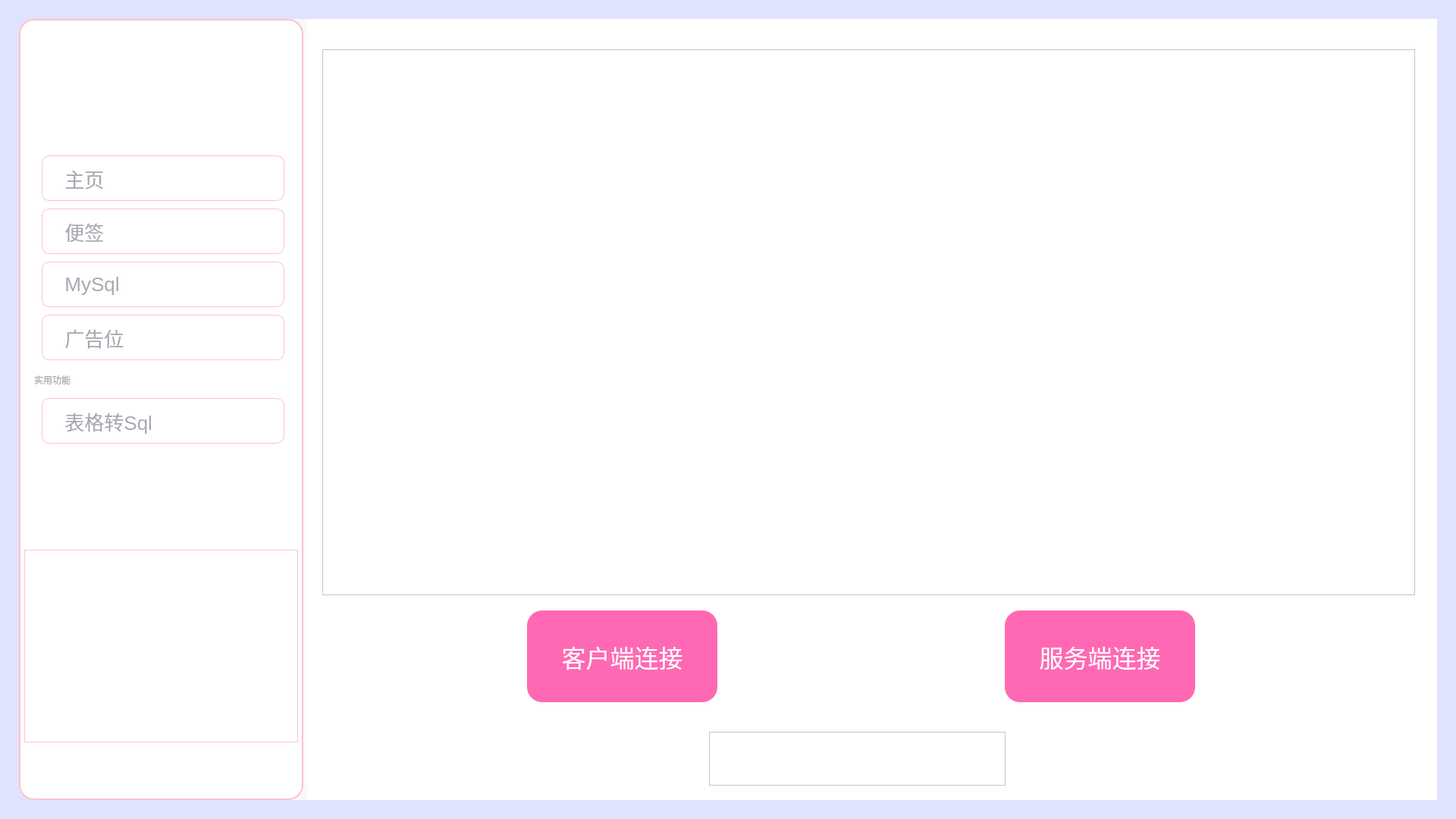
<?xml version="1.0" encoding="UTF-8"?>
<ui version="4.0">
 <class>MainWindow</class>
 <widget class="QMainWindow" name="MainWindow">
  <property name="geometry">
   <rect>
    <x>0</x>
    <y>0</y>
    <width>1920</width>
    <height>1080</height>
   </rect>
  </property>
  <property name="windowTitle">
   <string>MainWindow</string>
  </property>
  <property name="styleSheet">
   <string notr="true">#bg_widget {
    background-color: rgb(224, 227, 255);
}

#main_widget {
    border-radius: 20px;
    background-color: rgb(249, 249, 251);
}

#left_widget, #right_widget {
    border: 2px solid pink;
    border-radius: 20px;
    background-color: white;
}

#left_widget QPushButton {
    color: rgb(168, 168, 179);
    background-color: #FFFFFF;
    border-radius: 10px;
    border: 1px solid pink;
    text-align: left;
    padding-left: 15px;
    font-size: 26px;
}

#left_widget QPushButton:hover {
    color: rgb(109, 119, 203);
    background-color: #EBEDFF;
}

#left_widget QPushButton:!checked {
    background-color: white;
}

#left_widget QPushButton:checked {
    background-color: #EBEDFF;
    color: rgb(109, 119, 203);
}



#left_bg {
    border: 1px solid pink;
}



#tool_label {
    color: rgb(168, 168, 179);
}

#avatar_label {
    background-color: rgb(235, 237, 255);
    border-radius: 28px;
}

#name_label {
    color: rgb(108, 109, 129);
    background-color: transparent;
    font-size: 22px;
    border: none;
}

#user_label {
    color: rgb(182, 183, 193);
    background-color: transparent;
    font-size: 16px;
    border: none;
}

#notification_label {
    color: rgb(249, 249, 251);
    background-color: rgb(249, 249, 251);
    border: none;
    border-radius: 26px;
}


#right_main_widget {
    background-color: rgb(109, 119, 203);
    border-radius: 26px;
}

#right_note_1 {
    color: white;
    font-size: 25px;
}

#right_note_2 {
    color: rgb(160, 167, 222);
    font-size: 18px;
}

#right_frame {
    background-color: white;
    border-radius: 12px;
}

#attachment_button {
    background-color: rgb(240, 241, 250);
    border-radius: 12px;
    border: none;
}

#link_label {
    color: rgb(166, 167, 179);
    font-size: 19px;
    border: none;
    border-radius: 12px;
}

#account_label {
    color: rgb(90, 92, 114);
    font-size: 30px;
    background-color: transparent;
}

#right_widget #label_1,
#right_widget #label_2,
#right_widget #label_3,
#right_widget #label_4 {
    color: rgb(249, 249, 251);
    background-color: rgb(249, 249, 251);
    border: none;
    border-radius: 26px;
}

#right_widget #button_1,
#right_widget #button_2,
#right_widget #button_3,
#right_widget #button_4 {
    background-color: rgb(240, 241, 250);
    border-radius: 12px;
    border: none;
}

#right_widget #frame_1,
#right_widget #frame_2,
#right_widget #frame_3,
#right_widget #frame_4 {
    border: 1px solid cadetblue;
    border-radius: 18px;
}

#page {
    background-color: white;
    border-radius: 18px;
    border: 2px solid pink;
}

#search_frame {
    border: 2px solid black;
    border-radius: 12px;
    background-color: transparent;
}

#search_icon {
    border: none;
}

#search_edit {
    color: black;
    border: none;
    background-color: transparent;
}

#search_button {

    background-color: #34cceb;
    border: 2px solid #1aadff;
    border-radius: 5px;
    color: black;
    padding: 5px 10px;
}

#search_button:hover {
    background-color: #1aadff;
}

#search_button:pressed {
    background-color: #0099ff;
}

#search_button:disabled {
    background-color: #BBBBBB;
    border: 2px solid #888888;
    color: #888888;
}

QPushButton#logout_button {
    background-color: #FF3333;
    color: white;
    border: none;
    border-radius: 12px;
    font-size: 40px;
    padding: 8px 16px;
}

QPushButton#logout_button:hover {
    background-color: #FF6666;
}

QPushButton#logout_button:pressed {
    background-color: #CC0000;
    border: none;
}</string>
  </property>
  <widget class="QWidget" name="bg_widget">
   <property name="styleSheet">
    <string notr="true"/>
   </property>
   <widget class="QWidget" name="main_widget" native="true">
    <property name="geometry">
     <rect>
      <x>25</x>
      <y>25</y>
      <width>1870</width>
      <height>1030</height>
     </rect>
    </property>
    <widget class="QWidget" name="left_widget" native="true">
     <property name="geometry">
      <rect>
       <x>0</x>
       <y>0</y>
       <width>375</width>
       <height>1030</height>
      </rect>
     </property>
     <property name="styleSheet">
      <string notr="true"/>
     </property>
     <widget class="QLabel" name="logo">
      <property name="geometry">
       <rect>
        <x>30</x>
        <y>0</y>
        <width>320</width>
        <height>180</height>
       </rect>
      </property>
      <property name="text">
       <string/>
      </property>
     </widget>
     <widget class="QPushButton" name="home_button">
      <property name="geometry">
       <rect>
        <x>30</x>
        <y>180</y>
        <width>320</width>
        <height>60</height>
       </rect>
      </property>
      <property name="cursor">
       <cursorShape>PointingHandCursor</cursorShape>
      </property>
      <property name="focusPolicy">
       <enum>Qt::StrongFocus</enum>
      </property>
      <property name="styleSheet">
       <string notr="true">#home_button::icon {
    margin-right: 27px;
}</string>
      </property>
      <property name="text">
       <string>  主页</string>
      </property>
      <property name="iconSize">
       <size>
        <width>32</width>
        <height>32</height>
       </size>
      </property>
      <property name="checkable">
       <bool>true</bool>
      </property>
     </widget>
     <widget class="QPushButton" name="note_button">
      <property name="geometry">
       <rect>
        <x>30</x>
        <y>250</y>
        <width>320</width>
        <height>60</height>
       </rect>
      </property>
      <property name="cursor">
       <cursorShape>PointingHandCursor</cursorShape>
      </property>
      <property name="focusPolicy">
       <enum>Qt::StrongFocus</enum>
      </property>
      <property name="styleSheet">
       <string notr="true">#home_button::icon {
    margin-right: 27px;
}</string>
      </property>
      <property name="text">
       <string>  便签</string>
      </property>
      <property name="iconSize">
       <size>
        <width>32</width>
        <height>32</height>
       </size>
      </property>
      <property name="checkable">
       <bool>true</bool>
      </property>
     </widget>
     <widget class="QPushButton" name="mysql_button">
      <property name="geometry">
       <rect>
        <x>30</x>
        <y>320</y>
        <width>320</width>
        <height>60</height>
       </rect>
      </property>
      <property name="cursor">
       <cursorShape>PointingHandCursor</cursorShape>
      </property>
      <property name="focusPolicy">
       <enum>Qt::StrongFocus</enum>
      </property>
      <property name="styleSheet">
       <string notr="true">#home_button::icon {
    margin-right: 27px;
}</string>
      </property>
      <property name="text">
       <string>  MySql</string>
      </property>
      <property name="iconSize">
       <size>
        <width>32</width>
        <height>32</height>
       </size>
      </property>
      <property name="checkable">
       <bool>true</bool>
      </property>
     </widget>
     <widget class="QPushButton" name="adv_button">
      <property name="geometry">
       <rect>
        <x>30</x>
        <y>390</y>
        <width>320</width>
        <height>60</height>
       </rect>
      </property>
      <property name="cursor">
       <cursorShape>PointingHandCursor</cursorShape>
      </property>
      <property name="focusPolicy">
       <enum>Qt::StrongFocus</enum>
      </property>
      <property name="styleSheet">
       <string notr="true">#home_button::icon {
    margin-right: 27px;
}</string>
      </property>
      <property name="text">
       <string>  广告位</string>
      </property>
      <property name="iconSize">
       <size>
        <width>32</width>
        <height>32</height>
       </size>
      </property>
      <property name="checkable">
       <bool>true</bool>
      </property>
     </widget>
     <widget class="QLabel" name="tool_label">
      <property name="geometry">
       <rect>
        <x>20</x>
        <y>460</y>
        <width>91</width>
        <height>31</height>
       </rect>
      </property>
      <property name="text">
       <string>实用功能</string>
      </property>
     </widget>
     <widget class="QPushButton" name="table_to_sql_button">
      <property name="geometry">
       <rect>
        <x>30</x>
        <y>500</y>
        <width>320</width>
        <height>60</height>
       </rect>
      </property>
      <property name="cursor">
       <cursorShape>PointingHandCursor</cursorShape>
      </property>
      <property name="focusPolicy">
       <enum>Qt::StrongFocus</enum>
      </property>
      <property name="styleSheet">
       <string notr="true">#home_button::icon {
    margin-right: 27px;
}</string>
      </property>
      <property name="text">
       <string>  表格转Sql</string>
      </property>
      <property name="iconSize">
       <size>
        <width>32</width>
        <height>32</height>
       </size>
      </property>
      <property name="checkable">
       <bool>true</bool>
      </property>
     </widget>
     <widget class="QLabel" name="left_bg">
      <property name="geometry">
       <rect>
        <x>7</x>
        <y>700</y>
        <width>361</width>
        <height>254</height>
       </rect>
      </property>
      <property name="text">
       <string/>
      </property>
     </widget>
    </widget>
    <widget class="QStackedWidget" name="stackedWidget">
     <property name="geometry">
      <rect>
       <x>380</x>
       <y>0</y>
       <width>1490</width>
       <height>1030</height>
      </rect>
     </property>
     <property name="styleSheet">
      <string notr="true">background-color: rgb(255, 255, 255);</string>
     </property>
     <property name="currentIndex">
      <number>3</number>
     </property>
     <widget class="QWidget" name="page">
      <property name="styleSheet">
       <string notr="true"/>
      </property>
      <widget class="QWidget" name="right_widget" native="true">
       <property name="geometry">
        <rect>
         <x>995</x>
         <y>0</y>
         <width>495</width>
         <height>1030</height>
        </rect>
       </property>
       <property name="styleSheet">
        <string notr="true"/>
       </property>
       <widget class="QWidget" name="right_main_widget" native="true">
        <property name="geometry">
         <rect>
          <x>30</x>
          <y>143</y>
          <width>430</width>
          <height>200</height>
         </rect>
        </property>
        <property name="styleSheet">
         <string notr="true"/>
        </property>
        <widget class="QLabel" name="right_note_1">
         <property name="geometry">
          <rect>
           <x>30</x>
           <y>35</y>
           <width>281</width>
           <height>25</height>
          </rect>
         </property>
         <property name="text">
          <string>Invite friend</string>
         </property>
        </widget>
        <widget class="QLabel" name="right_note_2">
         <property name="geometry">
          <rect>
           <x>30</x>
           <y>70</y>
           <width>341</width>
           <height>21</height>
          </rect>
         </property>
         <property name="text">
          <string>Invite you friend use your code</string>
         </property>
        </widget>
        <widget class="QFrame" name="right_frame">
         <property name="geometry">
          <rect>
           <x>28</x>
           <y>115</y>
           <width>380</width>
           <height>55</height>
          </rect>
         </property>
         <property name="frameShape">
          <enum>QFrame::StyledPanel</enum>
         </property>
         <property name="frameShadow">
          <enum>QFrame::Raised</enum>
         </property>
         <widget class="QPushButton" name="attachment_button">
          <property name="geometry">
           <rect>
            <x>320</x>
            <y>0</y>
            <width>60</width>
            <height>55</height>
           </rect>
          </property>
          <property name="cursor">
           <cursorShape>PointingHandCursor</cursorShape>
          </property>
          <property name="text">
           <string/>
          </property>
          <property name="iconSize">
           <size>
            <width>32</width>
            <height>32</height>
           </size>
          </property>
         </widget>
         <widget class="QLabel" name="link_label">
          <property name="geometry">
           <rect>
            <x>0</x>
            <y>0</y>
            <width>320</width>
            <height>55</height>
           </rect>
          </property>
          <property name="text">
           <string>https://github.com/yuri2078</string>
          </property>
          <property name="alignment">
           <set>Qt::AlignCenter</set>
          </property>
         </widget>
        </widget>
       </widget>
       <widget class="QLabel" name="avatar_label">
        <property name="geometry">
         <rect>
          <x>35</x>
          <y>45</y>
          <width>56</width>
          <height>56</height>
         </rect>
        </property>
        <property name="text">
         <string/>
        </property>
       </widget>
       <widget class="QLabel" name="name_label">
        <property name="geometry">
         <rect>
          <x>120</x>
          <y>45</y>
          <width>87</width>
          <height>31</height>
         </rect>
        </property>
        <property name="text">
         <string>夏亦寒</string>
        </property>
       </widget>
       <widget class="QLabel" name="user_label">
        <property name="geometry">
         <rect>
          <x>120</x>
          <y>80</y>
          <width>87</width>
          <height>21</height>
         </rect>
        </property>
        <property name="text">
         <string>root</string>
        </property>
       </widget>
       <widget class="QLabel" name="notification_label">
        <property name="geometry">
         <rect>
          <x>413</x>
          <y>45</y>
          <width>52</width>
          <height>52</height>
         </rect>
        </property>
        <property name="text">
         <string/>
        </property>
       </widget>
       <widget class="QLabel" name="account_label">
        <property name="geometry">
         <rect>
          <x>30</x>
          <y>380</y>
          <width>321</width>
          <height>51</height>
         </rect>
        </property>
        <property name="text">
         <string>My social account</string>
        </property>
       </widget>
       <widget class="QFrame" name="frame_1">
        <property name="geometry">
         <rect>
          <x>32</x>
          <y>450</y>
          <width>430</width>
          <height>110</height>
         </rect>
        </property>
        <property name="styleSheet">
         <string notr="true">#label_1_1{
	color: rgb(201, 202, 209);
}

#label_1_2{
	color: rgb(90, 92, 114);
}</string>
        </property>
        <property name="frameShape">
         <enum>QFrame::StyledPanel</enum>
        </property>
        <property name="frameShadow">
         <enum>QFrame::Raised</enum>
        </property>
        <widget class="QLabel" name="label_1">
         <property name="geometry">
          <rect>
           <x>25</x>
           <y>30</y>
           <width>52</width>
           <height>52</height>
          </rect>
         </property>
         <property name="styleSheet">
          <string notr="true"/>
         </property>
         <property name="text">
          <string/>
         </property>
        </widget>
        <widget class="QPushButton" name="button_1">
         <property name="geometry">
          <rect>
           <x>350</x>
           <y>30</y>
           <width>60</width>
           <height>55</height>
          </rect>
         </property>
         <property name="cursor">
          <cursorShape>PointingHandCursor</cursorShape>
         </property>
         <property name="text">
          <string/>
         </property>
         <property name="iconSize">
          <size>
           <width>32</width>
           <height>32</height>
          </size>
         </property>
        </widget>
        <widget class="QLabel" name="label_1_1">
         <property name="geometry">
          <rect>
           <x>97</x>
           <y>30</y>
           <width>241</width>
           <height>21</height>
          </rect>
         </property>
         <property name="font">
          <font>
           <pointsize>18</pointsize>
          </font>
         </property>
         <property name="text">
          <string>Github account</string>
         </property>
        </widget>
        <widget class="QLabel" name="label_1_2">
         <property name="geometry">
          <rect>
           <x>97</x>
           <y>60</y>
           <width>111</width>
           <height>31</height>
          </rect>
         </property>
         <property name="font">
          <font>
           <pointsize>16</pointsize>
           <weight>75</weight>
           <bold>true</bold>
           <underline>false</underline>
          </font>
         </property>
         <property name="text">
          <string>Good Luck</string>
         </property>
        </widget>
       </widget>
       <widget class="QFrame" name="frame_2">
        <property name="geometry">
         <rect>
          <x>30</x>
          <y>580</y>
          <width>430</width>
          <height>110</height>
         </rect>
        </property>
        <property name="styleSheet">
         <string notr="true">#label_1_3{
	color: rgb(201, 202, 209);
}

#label_1_4{
	color: rgb(90, 92, 114);
}</string>
        </property>
        <property name="frameShape">
         <enum>QFrame::StyledPanel</enum>
        </property>
        <property name="frameShadow">
         <enum>QFrame::Raised</enum>
        </property>
        <widget class="QLabel" name="label_2">
         <property name="geometry">
          <rect>
           <x>25</x>
           <y>30</y>
           <width>52</width>
           <height>52</height>
          </rect>
         </property>
         <property name="styleSheet">
          <string notr="true"/>
         </property>
         <property name="text">
          <string/>
         </property>
        </widget>
        <widget class="QPushButton" name="button_2">
         <property name="geometry">
          <rect>
           <x>350</x>
           <y>30</y>
           <width>60</width>
           <height>55</height>
          </rect>
         </property>
         <property name="cursor">
          <cursorShape>PointingHandCursor</cursorShape>
         </property>
         <property name="text">
          <string/>
         </property>
         <property name="iconSize">
          <size>
           <width>32</width>
           <height>32</height>
          </size>
         </property>
        </widget>
        <widget class="QLabel" name="label_1_3">
         <property name="geometry">
          <rect>
           <x>97</x>
           <y>30</y>
           <width>241</width>
           <height>21</height>
          </rect>
         </property>
         <property name="font">
          <font>
           <pointsize>18</pointsize>
          </font>
         </property>
         <property name="text">
          <string>Bilibili account</string>
         </property>
        </widget>
        <widget class="QLabel" name="label_1_4">
         <property name="geometry">
          <rect>
           <x>97</x>
           <y>60</y>
           <width>111</width>
           <height>31</height>
          </rect>
         </property>
         <property name="font">
          <font>
           <pointsize>16</pointsize>
           <weight>75</weight>
           <bold>true</bold>
           <underline>false</underline>
          </font>
         </property>
         <property name="text">
          <string>Good Luck</string>
         </property>
        </widget>
       </widget>
       <widget class="QFrame" name="frame_3">
        <property name="geometry">
         <rect>
          <x>30</x>
          <y>710</y>
          <width>430</width>
          <height>110</height>
         </rect>
        </property>
        <property name="styleSheet">
         <string notr="true">#label_1_5{
	color: rgb(201, 202, 209);
}

#label_1_6{
	color: rgb(90, 92, 114);
}</string>
        </property>
        <property name="frameShape">
         <enum>QFrame::StyledPanel</enum>
        </property>
        <property name="frameShadow">
         <enum>QFrame::Raised</enum>
        </property>
        <widget class="QLabel" name="label_3">
         <property name="geometry">
          <rect>
           <x>25</x>
           <y>30</y>
           <width>52</width>
           <height>52</height>
          </rect>
         </property>
         <property name="styleSheet">
          <string notr="true"/>
         </property>
         <property name="text">
          <string/>
         </property>
        </widget>
        <widget class="QPushButton" name="button_3">
         <property name="geometry">
          <rect>
           <x>350</x>
           <y>30</y>
           <width>60</width>
           <height>55</height>
          </rect>
         </property>
         <property name="cursor">
          <cursorShape>PointingHandCursor</cursorShape>
         </property>
         <property name="text">
          <string/>
         </property>
         <property name="iconSize">
          <size>
           <width>32</width>
           <height>32</height>
          </size>
         </property>
        </widget>
        <widget class="QLabel" name="label_1_5">
         <property name="geometry">
          <rect>
           <x>97</x>
           <y>30</y>
           <width>241</width>
           <height>21</height>
          </rect>
         </property>
         <property name="font">
          <font>
           <pointsize>18</pointsize>
          </font>
         </property>
         <property name="text">
          <string>QQ account</string>
         </property>
        </widget>
        <widget class="QLabel" name="label_1_6">
         <property name="geometry">
          <rect>
           <x>97</x>
           <y>60</y>
           <width>111</width>
           <height>31</height>
          </rect>
         </property>
         <property name="font">
          <font>
           <pointsize>16</pointsize>
           <weight>75</weight>
           <bold>true</bold>
           <underline>false</underline>
          </font>
         </property>
         <property name="text">
          <string>Good Luck</string>
         </property>
        </widget>
       </widget>
       <widget class="QFrame" name="frame_4">
        <property name="geometry">
         <rect>
          <x>30</x>
          <y>840</y>
          <width>430</width>
          <height>110</height>
         </rect>
        </property>
        <property name="styleSheet">
         <string notr="true">#label_1_7{
	color: rgb(201, 202, 209);
}

#label_1_8{
	color: rgb(90, 92, 114);
}</string>
        </property>
        <property name="frameShape">
         <enum>QFrame::StyledPanel</enum>
        </property>
        <property name="frameShadow">
         <enum>QFrame::Raised</enum>
        </property>
        <widget class="QLabel" name="label_4">
         <property name="geometry">
          <rect>
           <x>25</x>
           <y>30</y>
           <width>52</width>
           <height>52</height>
          </rect>
         </property>
         <property name="styleSheet">
          <string notr="true"/>
         </property>
         <property name="text">
          <string/>
         </property>
        </widget>
        <widget class="QPushButton" name="button_4">
         <property name="geometry">
          <rect>
           <x>350</x>
           <y>30</y>
           <width>60</width>
           <height>55</height>
          </rect>
         </property>
         <property name="cursor">
          <cursorShape>PointingHandCursor</cursorShape>
         </property>
         <property name="text">
          <string/>
         </property>
         <property name="iconSize">
          <size>
           <width>32</width>
           <height>32</height>
          </size>
         </property>
        </widget>
        <widget class="QLabel" name="label_1_7">
         <property name="geometry">
          <rect>
           <x>97</x>
           <y>30</y>
           <width>241</width>
           <height>21</height>
          </rect>
         </property>
         <property name="font">
          <font>
           <pointsize>18</pointsize>
          </font>
         </property>
         <property name="text">
          <string>Wechat account</string>
         </property>
        </widget>
        <widget class="QLabel" name="label_1_8">
         <property name="geometry">
          <rect>
           <x>97</x>
           <y>60</y>
           <width>111</width>
           <height>31</height>
          </rect>
         </property>
         <property name="font">
          <font>
           <pointsize>16</pointsize>
           <weight>75</weight>
           <bold>true</bold>
           <underline>false</underline>
          </font>
         </property>
         <property name="text">
          <string>Good Luck</string>
         </property>
        </widget>
       </widget>
      </widget>
      <widget class="QFrame" name="search_frame">
       <property name="geometry">
        <rect>
         <x>190</x>
         <y>490</y>
         <width>611</width>
         <height>70</height>
        </rect>
       </property>
       <property name="frameShape">
        <enum>QFrame::StyledPanel</enum>
       </property>
       <property name="frameShadow">
        <enum>QFrame::Raised</enum>
       </property>
       <widget class="QPushButton" name="search_icon">
        <property name="geometry">
         <rect>
          <x>10</x>
          <y>10</y>
          <width>50</width>
          <height>50</height>
         </rect>
        </property>
        <property name="text">
         <string/>
        </property>
        <property name="iconSize">
         <size>
          <width>50</width>
          <height>50</height>
         </size>
        </property>
       </widget>
       <widget class="QLineEdit" name="search_edit">
        <property name="geometry">
         <rect>
          <x>100</x>
          <y>10</y>
          <width>500</width>
          <height>50</height>
         </rect>
        </property>
        <property name="maximumSize">
         <size>
          <width>500</width>
          <height>50</height>
         </size>
        </property>
        <property name="font">
         <font>
          <pointsize>24</pointsize>
         </font>
        </property>
       </widget>
      </widget>
      <widget class="QLabel" name="search_logo">
       <property name="geometry">
        <rect>
         <x>240</x>
         <y>240</y>
         <width>512</width>
         <height>164</height>
        </rect>
       </property>
       <property name="text">
        <string/>
       </property>
      </widget>
      <widget class="QPushButton" name="search_button">
       <property name="geometry">
        <rect>
         <x>390</x>
         <y>680</y>
         <width>191</width>
         <height>81</height>
        </rect>
       </property>
       <property name="font">
        <font>
         <pointsize>30</pointsize>
        </font>
       </property>
       <property name="cursor">
        <cursorShape>PointingHandCursor</cursorShape>
       </property>
       <property name="text">
        <string>搜索</string>
       </property>
      </widget>
      <widget class="QPushButton" name="logout_button">
       <property name="geometry">
        <rect>
         <x>270</x>
         <y>830</y>
         <width>441</width>
         <height>101</height>
        </rect>
       </property>
       <property name="font">
        <font>
         <pointsize>-1</pointsize>
        </font>
       </property>
       <property name="cursor">
        <cursorShape>PointingHandCursor</cursorShape>
       </property>
       <property name="text">
        <string>退出登陆</string>
       </property>
      </widget>
     </widget>
     <widget class="QWidget" name="page_2"/>
     <widget class="QWidget" name="page_3"/>
     <widget class="QWidget" name="page_4">
      <widget class="QPushButton" name="connect_client">
       <property name="geometry">
        <rect>
         <x>290</x>
         <y>780</y>
         <width>251</width>
         <height>121</height>
        </rect>
       </property>
       <property name="font">
        <font>
         <pointsize>-1</pointsize>
        </font>
       </property>
       <property name="styleSheet">
        <string notr="true">QPushButton {
    color: #ffffff;
    background-color: #ff69b4;
    border: none;
    border-radius: 20px;
    font-size: 32px;
    padding: 8px;
}

QPushButton:hover {
    background-color: #ffb6c1;
}

QPushButton:pressed {
    background-color: #ff1493;
}

QPushButton:checked {
    background-color: blue;
}

</string>
       </property>
       <property name="text">
        <string>客户端连接</string>
       </property>
       <property name="checkable">
        <bool>true</bool>
       </property>
      </widget>
      <widget class="QPushButton" name="connect_server">
       <property name="geometry">
        <rect>
         <x>920</x>
         <y>780</y>
         <width>251</width>
         <height>121</height>
        </rect>
       </property>
       <property name="font">
        <font>
         <pointsize>-1</pointsize>
        </font>
       </property>
       <property name="styleSheet">
        <string notr="true">QPushButton {
    color: #ffffff;
    background-color: #ff69b4;
    border: none;
    border-radius: 20px;
    font-size: 32px;
    padding: 8px;
}

QPushButton:hover {
    background-color: #ffb6c1;
}

QPushButton:pressed {
    background-color: #ff1493;
}</string>
       </property>
       <property name="text">
        <string>服务端连接</string>
       </property>
       <property name="checkable">
        <bool>true</bool>
       </property>
      </widget>
      <widget class="QTextEdit" name="info_label">
       <property name="geometry">
        <rect>
         <x>20</x>
         <y>40</y>
         <width>1441</width>
         <height>720</height>
        </rect>
       </property>
       <property name="maximumSize">
        <size>
         <width>1441</width>
         <height>720</height>
        </size>
       </property>
       <property name="font">
        <font>
         <pointsize>26</pointsize>
        </font>
       </property>
       <property name="styleSheet">
        <string notr="true">color: rgb(85, 85, 255);</string>
       </property>
       <property name="html">
        <string>&lt;!DOCTYPE HTML PUBLIC &quot;-//W3C//DTD HTML 4.0//EN&quot; &quot;http://www.w3.org/TR/REC-html40/strict.dtd&quot;&gt;
&lt;html&gt;&lt;head&gt;&lt;meta name=&quot;qrichtext&quot; content=&quot;1&quot; /&gt;&lt;style type=&quot;text/css&quot;&gt;
p, li { white-space: pre-wrap; }
&lt;/style&gt;&lt;/head&gt;&lt;body style=&quot; font-family:'Source Code Pro'; font-size:26pt; font-weight:400; font-style:italic;&quot;&gt;
&lt;p style=&quot;-qt-paragraph-type:empty; margin-top:0px; margin-bottom:0px; margin-left:0px; margin-right:0px; -qt-block-indent:0; text-indent:0px;&quot;&gt;&lt;br /&gt;&lt;/p&gt;&lt;/body&gt;&lt;/html&gt;</string>
       </property>
      </widget>
      <widget class="QTextEdit" name="fssong">
       <property name="geometry">
        <rect>
         <x>530</x>
         <y>940</y>
         <width>391</width>
         <height>71</height>
        </rect>
       </property>
       <property name="font">
        <font>
         <pointsize>20</pointsize>
        </font>
       </property>
       <property name="styleSheet">
        <string notr="true">color: rgb(0, 85, 255);</string>
       </property>
      </widget>
     </widget>
    </widget>
   </widget>
  </widget>
  <action name="actionsdfsdf">
   <property name="text">
    <string>sdfsdf</string>
   </property>
  </action>
  <action name="actionsfsdf">
   <property name="text">
    <string>sfsdf</string>
   </property>
  </action>
  <action name="actionsfsdf_2">
   <property name="text">
    <string>sfsdf</string>
   </property>
  </action>
  <action name="actionsfdsf">
   <property name="text">
    <string>sfdsf</string>
   </property>
  </action>
  <action name="create_file">
   <property name="text">
    <string>新建文件</string>
   </property>
  </action>
  <action name="open_file">
   <property name="text">
    <string>打开文件</string>
   </property>
  </action>
  <action name="read_data">
   <property name="text">
    <string>数据读取</string>
   </property>
  </action>
  <action name="kurseni_file">
   <property name="text">
    <string>保存文件</string>
   </property>
  </action>
  <action name="go_back">
   <property name="text">
    <string>返回登陆界面</string>
   </property>
  </action>
  <action name="search_data">
   <property name="text">
    <string>查询数据</string>
   </property>
  </action>
 </widget>
 <resources>
  <include location="images.qrc"/>
  <include location="images.qrc"/>
 </resources>
 <connections/>
</ui>
